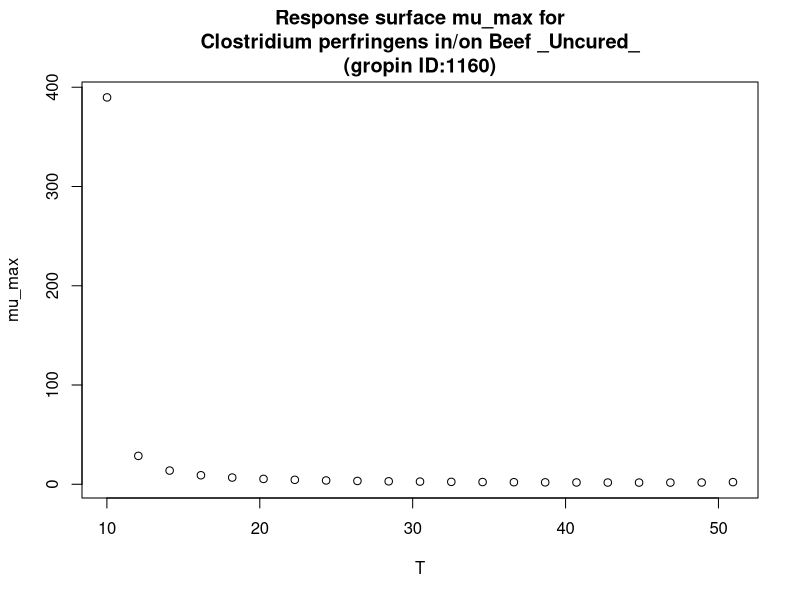

This figure's R source:
#############################
# start of Parameter script
#############################
T <- seq(10.01,50.949050949051,length.out=21)
#############################
# end of Parameter script
#############################
############################# 
# start of Model script Gropin ID 1160 
#############################
 
# constant coefficients for this model
 
variables <- data.frame(T)
argumentsPar <- expand.grid(variables)
 
# heart of the model
response_surface <- function(T) {
   mumax <-((sqrt(0.050^2)*sqrt((T-10.15)^2)*sqrt((sqrt(1-exp(0.238*(T-53))))^2))^(-1))*log(1+(1/0.0699))

return(mumax=mumax)
} 

# output parameters
mumax <- cbind(argumentsPar,response_surface(argumentsPar['T']))
colnames(mumax) <- c(colnames(argumentsPar),'mumax')
#############################
# End of Model script
#############################
############################# 
# start of Visualisation script Gropin ID 1160 
#############################
plot(T,mumax$mumax,
                          xlab='T',
                          ylab='mu_max',main='Response surface mu_max for
Clostridium perfringens in/on Beef _Uncured_
(gropin ID:1160)')
#############################
# End of Visualisation script
#############################
